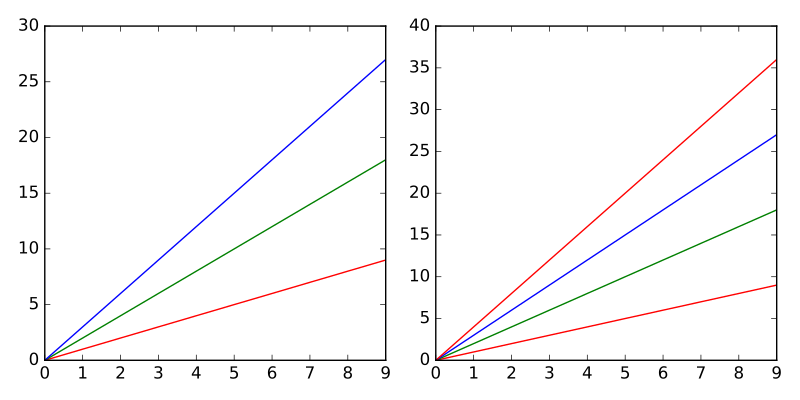

This figure's Python source:
from cycler import cycler
from itertools import cycle

fig, (ax1, ax2) = plt.subplots(1, 2, tight_layout=True,
                               figsize=(8, 4))
x = np.arange(10)

color_cycle = cycler('c', ['r', 'g', 'b'])

for i, sty in enumerate(color_cycle):
   ax1.plot(x, x*(i+1), **sty)


for i, sty in zip(range(1, 5), cycle(color_cycle)):
   ax2.plot(x, x*i, **sty)
